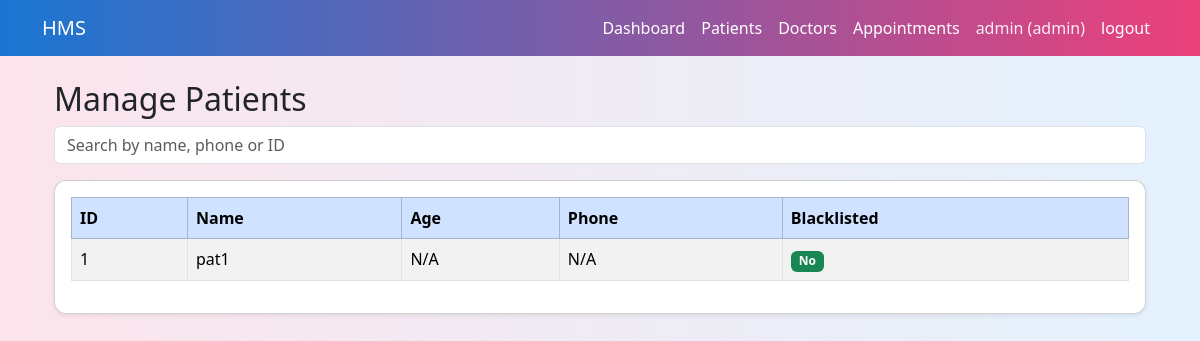
Screenshot of /admin/patients (signed in) with the database file from the repository.
### models.py (models this page shows, shortened)
class Patient(db.Model):
    __tablename__="patients"
    id=db.Column(db.Integer,primary_key=True)
    user_id=db.Column(db.Integer,db.ForeignKey("users.id"),nullable=False)
    full_name=db.Column(db.String(120), nullable=False)
    age= db.Column(db.Integer)
    gender=db.Column(db.String(10))
    phone=db.Column(db.String(20))
    address=db.Column(db.String(255))
    is_balcklisted=db.Column(db.Boolean,default=False)
    user=db.relationship("User",back_populates="patient_profile")
    appointments=db.relationship("Appointment",back_populates="patient")

### app.py (the view, shortened to what this page needs)
    @app.route('/admin/patients')
    def admin_patients():
        if session.get('role') !="admin":
            return redirect(url_for('login'))
        search = request.args.get('search', '').strip()
        query = Patient.query
        patients = query.order_by(Patient.id).all()
        return render_template(
            "admin_patients.html",
            patients=patients,
            search=search
        )

### templates/admin_patients.html
{% extends "base.html" %}
{% block content %}
<div class="container mt-4">
    <h2>Manage Patients</h2>
    <form method="get" class="mb-3">
        <input name="search" class="form-control" placeholder="Search by name, phone or ID"
               value="{{ search }}">
    </form>
    <div class="card p-3 shadow-sm">
        <table class="table table-bordered table-striped">
            <thead class="table-primary">
                <tr>
                    <th>ID</th>
                    <th>Name</th>
                    <th>Age</th>
                    <th>Phone</th>
                    <th>Blacklisted</th>
                </tr>
            </thead>
            <tbody>
                {% for p in patients %}
                <tr>
                    <td>{{ p.id }}</td>
                    <td>{{ p.full_name }}</td>
                    <td>{{ p.age or 'N/A' }}</td>
                    <td>{{ p.phone or 'N/A' }}</td>
                    <td>
                        {% if p.is_balcklisted %}
                            <span class="badge bg-danger">Yes</span>
                        {% else %}
                            <span class="badge bg-success">No</span>
                        {% endif %}
                    </td>
                </tr>
                {% endfor %}
            </tbody>
        </table>
    </div>
</div>
{% endblock %}

### templates/base.html (style rules this page uses)
body { background: linear-gradient(90deg, #fce4ec, #e3f2fd); min-height: 100vh; }
.card { border-radius: 12px; box-shadow: 0 4px 12px rgba(0, 0, 0, 0.08); }

### rows the page displays
Patient: id "1", full_name "pat1", age "N/A", phone "N/A", is_balcklisted "No"

### other values shown
{{ session.get('username') }} "admin"
{{ session.get('role') }} "admin"
